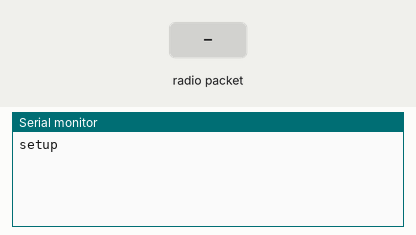
Simulated run of this sketch. Board: Arduino Uno, built with avr-gcc and run on an emulated ATmega328P. Shown: the last lines printed to the serial monitor. The inputs (shaded band) are chosen by the test bench. No radio packets arrive unless stated.

Above: at 2.2 s.
2.3 s: radio packet "1" arrives
At 3.1 s:
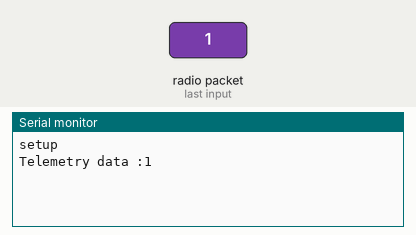
3.8 s: radio packet "0" arrives
At 4.3 s:
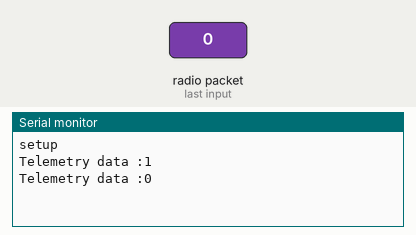
5.3 s: radio packet "2" arrives
At 6.6 s:
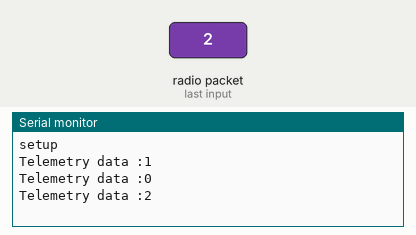

Measured:
- after the input at 2.3 s, the serial monitor: prints a new line at once (image 1)
- after the input at 3.8 s, the serial monitor: prints a new line at once (image 2)
- after the input at 5.3 s, the serial monitor: prints a new line at once (image 3)

The sketch:

RX.ino
```cpp
#include <VirtualWire.h>

const int transmit_pin = 12;
const int receive_pin = 11;

void setup()
{

    delay(1000);
    Serial.begin(9600);
    Serial.println("setup");
    vw_set_tx_pin(transmit_pin);
    vw_set_rx_pin(receive_pin);
    vw_setup(4000);
    vw_rx_start();

}

void loop()
{

    char buf[VW_MAX_MESSAGE_LEN];
    uint8_t buflen = VW_MAX_MESSAGE_LEN;

    if (vw_get_message(buf, &buflen))
    {
      int i;
      Serial.print("Telemetry data :");
      {
       for (i = 0; i < buflen; i++)
       {
        Serial.print(buf[i]);
       }
       Serial.print(' ');
      }
      Serial.println();
     }

}
```
